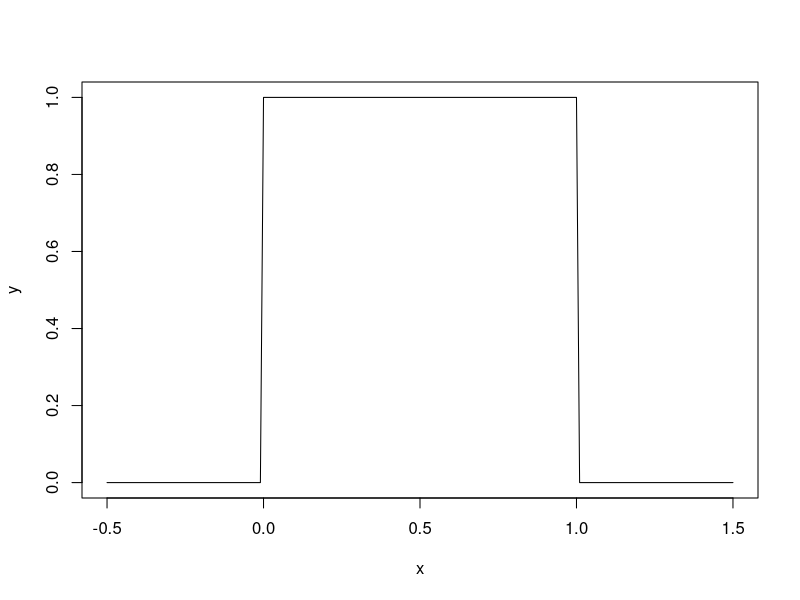
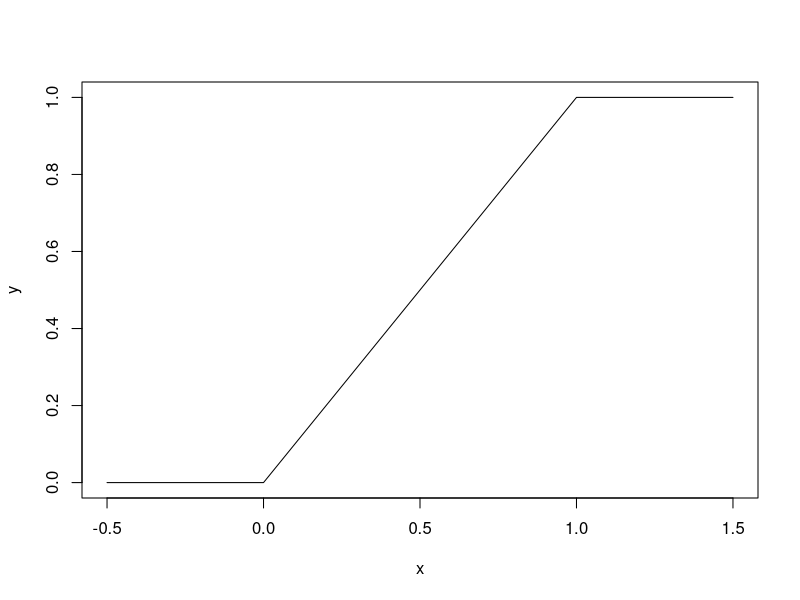
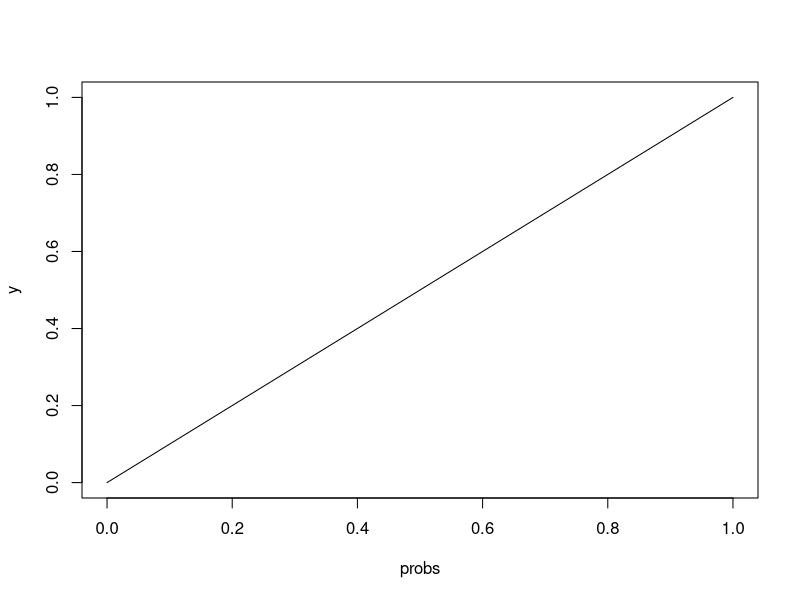
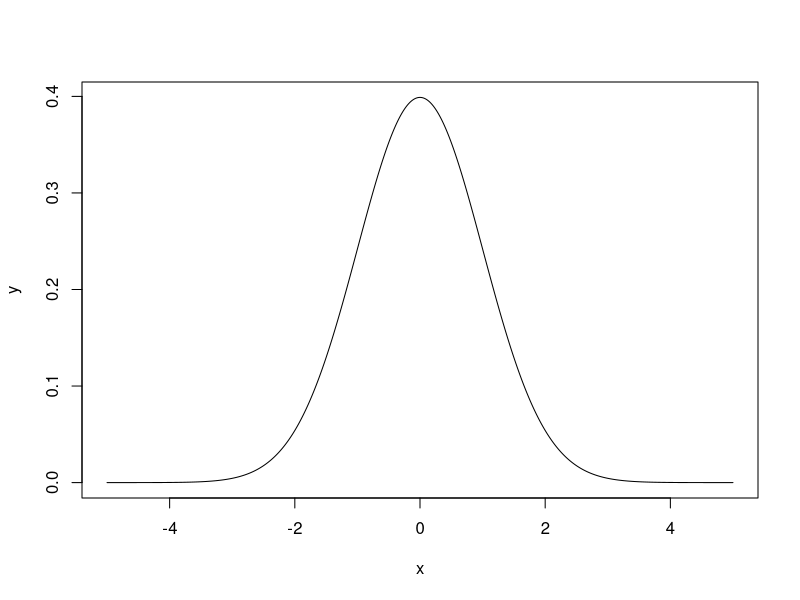
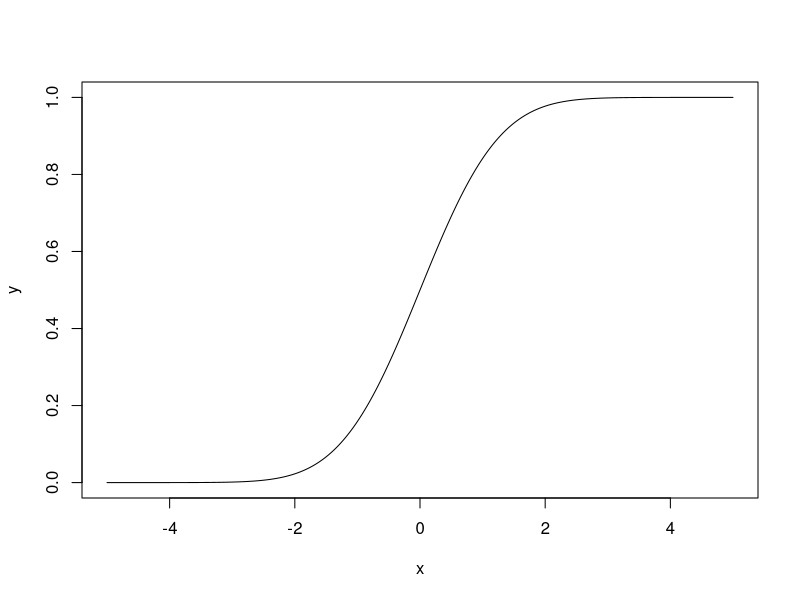
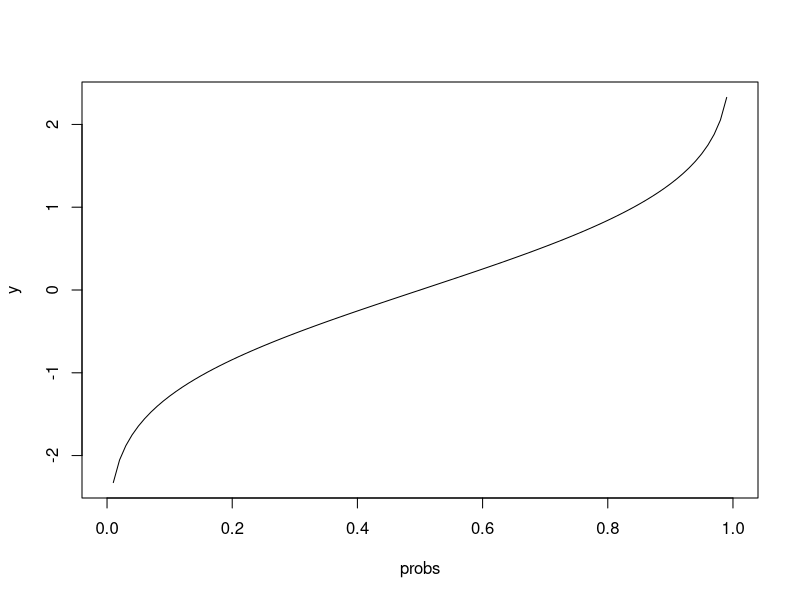
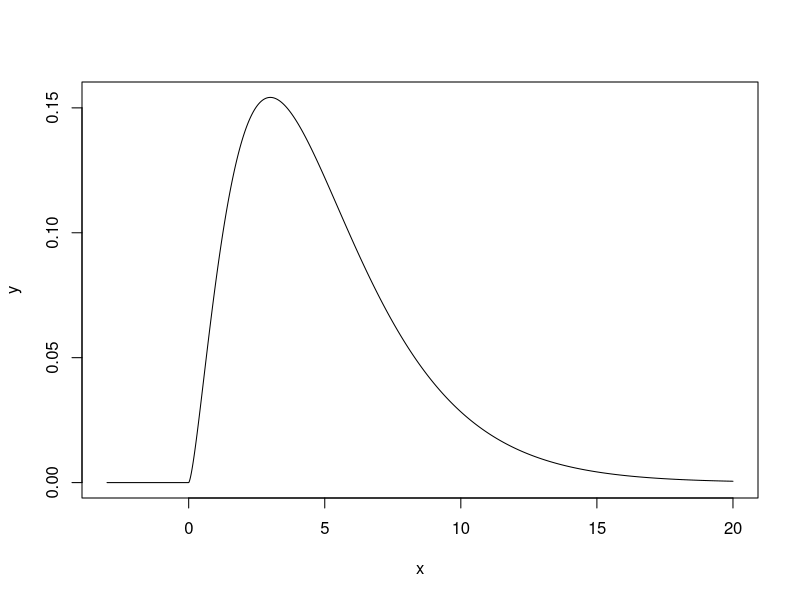
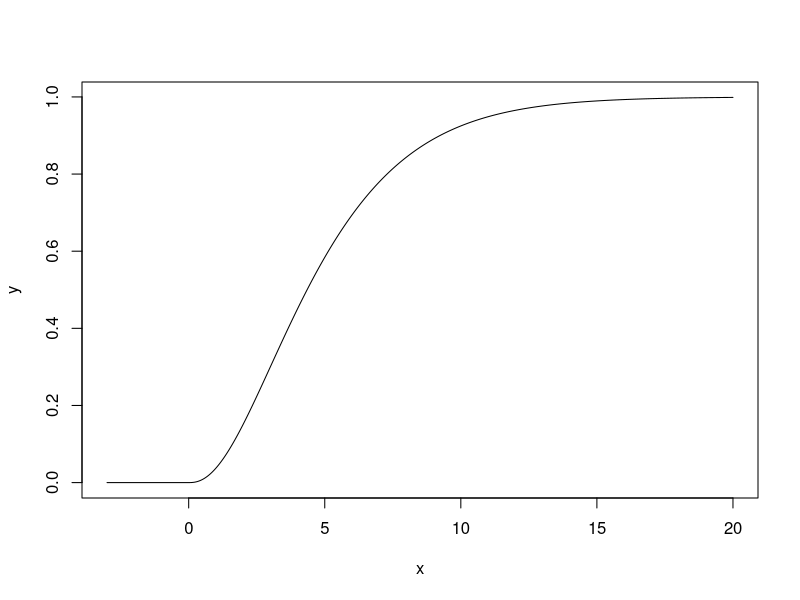

The R script that drew these images, in order:
# R.V.s
# d, p, q, r
# d: density function; pdf
# p: distribution function; cdf
# q: quantile; inverse cdf
# r: random number

dunif(x = 0.5, 0, 1) # the height (the value) of the density function
punif(q = 0.25, 0, 1) # cdf
qunif(0.5, 0, 1) # quantile
runif(1)

# uniform distribution
# pdf
x <- seq(-0.5, 1.5, 0.01)
y <- dunif(x)
plot(x, y, type = 'l')

# cdf
y <- punif(x)
plot(x, y, type = 'l')

# quantile
probs <- seq(0, 1, 0.01)
y <- qunif(probs)
plot(probs, y, type = 'l')


# normal distribution
# pdf
x <- seq(-5, 5, 0.01)
y <- dnorm(x)
plot(x, y, type = 'l')

# cdf
y <- pnorm(x)
plot(x, y, type = 'l')

# quantile
probs <- seq(0, 1, 0.01)
y <- qnorm(probs)
plot(probs, y, type = 'l')


# chi-square distribution
# pdf
x <- seq(-3, 20, 0.01)
y <- dchisq(x, df = 5)
plot(x, y, type = 'l')

# cdf
y <- pchisq(x, df = 5)
plot(x, y, type = 'l')

# quantile
probs <- seq(0, 1, 0.01)
y <- qchisq(probs, df = 5)
plot(probs, y, type = 'l')
